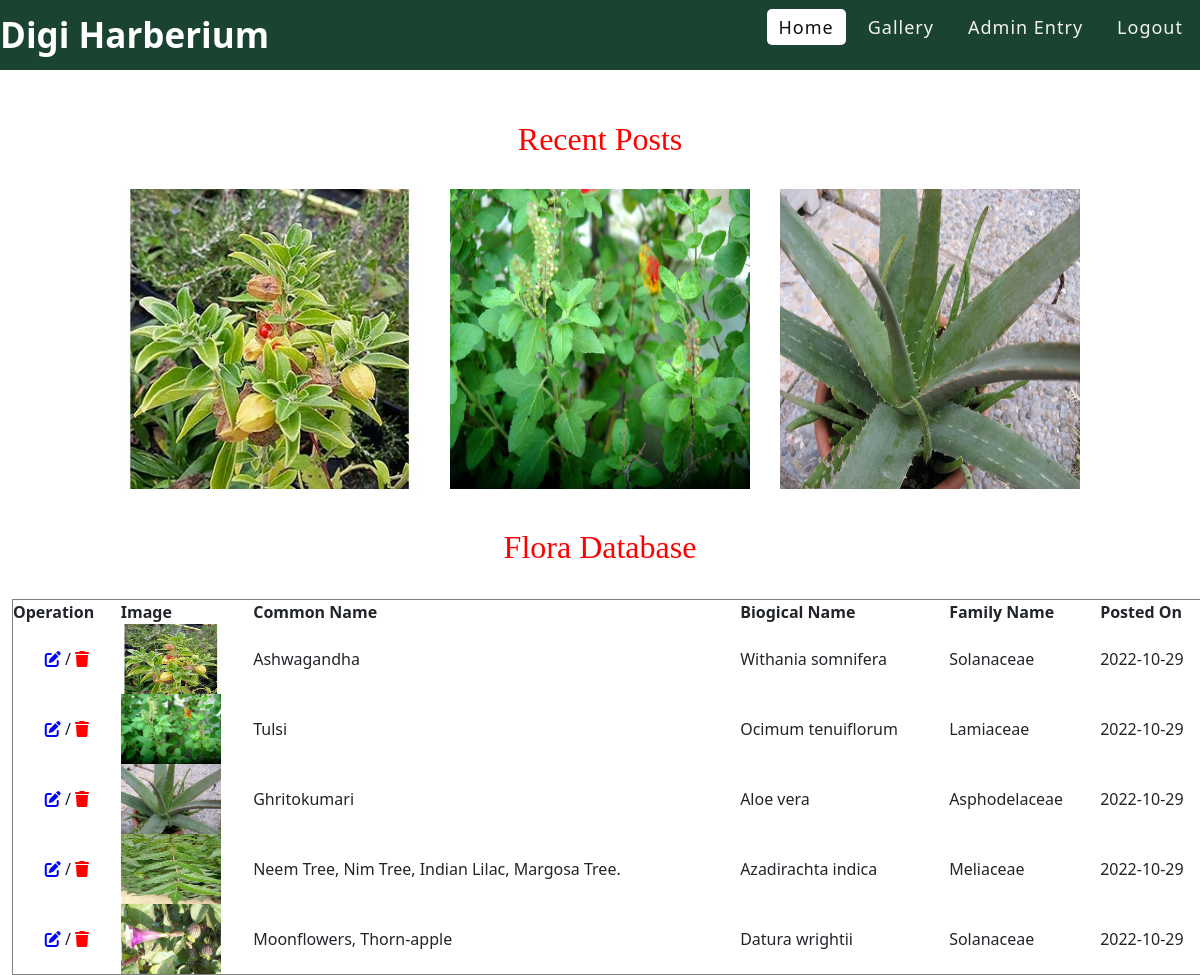
The app's page /Admin/index.php (signed in) with its own data.
### tables this page shows
CREATE TABLE IF NOT EXISTS `herbariumcontect` (
  `slno` int(10) NOT NULL AUTO_INCREMENT,
  `udate` date DEFAULT NULL,
  `cname` varchar(200) DEFAULT NULL,
  `sname` varchar(30) DEFAULT NULL,
  `kingdom` varchar(30) DEFAULT NULL,
  `description` varchar(5000) DEFAULT NULL,
  `img` varchar(100) DEFAULT NULL,
  `rlink` varchar(5000) DEFAULT NULL,
  PRIMARY KEY (`slno`)
);

### Admin/index.php (the view, shortened to what this page needs)
<?php
            include('../include/adminNavbar.php');
            echo"<br><br><br>";
            include('../include/database.php');
            echo"<h2 style='color: red; font-family: San-Serif' class='mt-5 mb-3 text-center'>Recent Posts</h2>";
            echo "<section style='display: flex; justify-content: center; flex-wrap : wrap; align-items: center;'>";
                         $sql = "select img from herbariumcontect limit 3";
                         if ($result = mysqli_query($con, $sql))
                            while ($row = mysqli_fetch_assoc($result)){
                                echo "<img style='margin: 15px;' height='300' width='300' src=../Admin/".$row['img'].">";
                            }
                            echo "</section>";
            $sql = "select slno,cname,sname,kingdom,img,udate from herbariumcontect";
            echo"<br><h2 style='color: red; font-family: Georgia, serif; text-align:center;'class='font'>Flora Database</h2><br>";
            echo"<div class='container-fluid' id='divv' style='overflow-x:auto;'>";
            echo"<center><table id='usetTable' border='1' width='1200'>";
            echo"<thead><th>Operation</th><th>Image</th><th>Common Name</th><th>Biogical Name</th><th>Family Name</th><th>Posted On</th></thead><tbody>";
            if ($result = mysqli_query($con, $sql))
            while ($row = mysqli_fetch_assoc($result)){
                echo"<tr>";
                echo "<td style='text-align: center;'><a href='updateinfo.php?Slno=$row[slno]'><i style='color : blue' class='fa-solid fa-pen-to-square'></i></a> / <a style='text-decoration:none' href='deleteInfo.php?Slno=$row[slno]'><i style='color:red;' class='fa-solid fa-trash'></i></a></td>";
                echo "<td><a href='InfoDetails.php?Slno=$row[slno]'><img alt='Flora' height='70px' width='100px' src=".$row["img"]."></a></td>";
                echo "<td>".$row["cname"]."</td>";
                echo "<td>".$row["sname"]."</td>";
                echo "<td>".$row["kingdom"]."</td>";
                echo "<td>".$row["udate"]."</td>";
                echo"</tr>";
            }
            echo"</table></tbody></center></div>";
    ?>
</body>
</html>

### css/navStyle.css (style rules this page uses)
* { margin: 0; padding: 0; }

### records on screen
herbariumcontect: img (picture), cname "Ashwagandha", sname "Withania somnifera", kingdom "Solanaceae", udate "2022-10-29"
herbariumcontect: img (picture), cname "Tulsi", sname "Ocimum tenuiflorum", kingdom "Lamiaceae", udate "2022-10-29"
herbariumcontect: img (picture), cname "Ghritokumari", sname "Aloe vera", kingdom "Asphodelaceae", udate "2022-10-29"
herbariumcontect: img (picture), cname "Neem Tree, Nim Tree, Indian Lilac, Margosa Tree.", sname "Azadirachta indica", kingdom "Meliaceae", udate "2022-10-29"
herbariumcontect: img (picture), cname "Moonflowers, Thorn-apple", sname "Datura wrightii", kingdom "Solanaceae", udate "2022-10-29"
